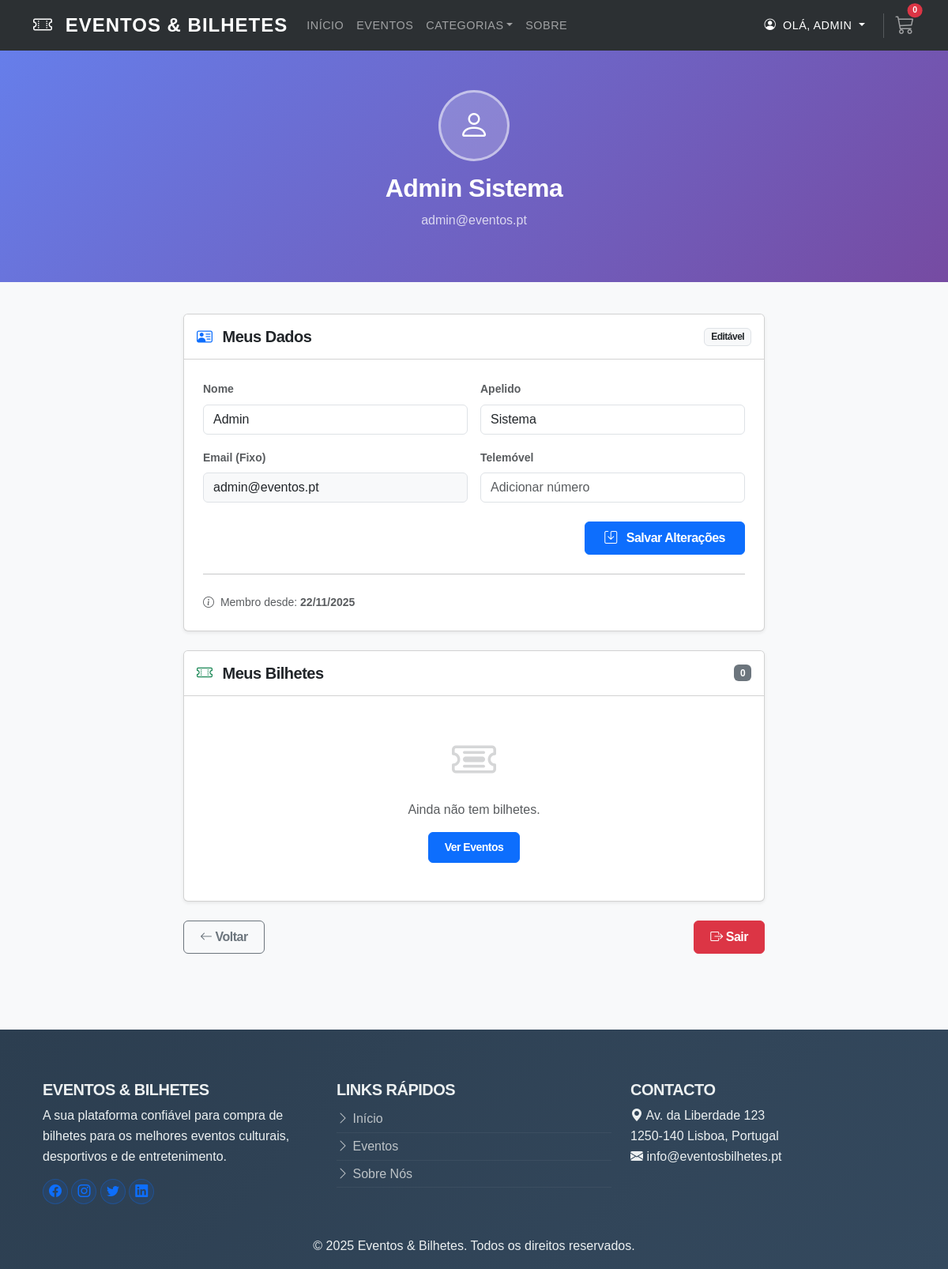
The page /php/profile.php (signed in) on the database its author committed.
### tables this page shows
CREATE TABLE `users` (
  `id` int(11) NOT NULL,
  `first_name` varchar(100) NOT NULL,
  `last_name` varchar(100) NOT NULL,
  `email` varchar(255) NOT NULL,
  `password_hash` varchar(255) NOT NULL,
  `phone` varchar(20) DEFAULT NULL,
  `user_type` enum('admin','client') DEFAULT 'client',
  `email_verified` tinyint(1) DEFAULT 0,
  `is_active` tinyint(1) DEFAULT 1,
  `created_at` timestamp NOT NULL DEFAULT current_timestamp(),
  `updated_at` timestamp NOT NULL DEFAULT current_timestamp() ON UPDATE current_timestamp()
);

### php/profile.php (the view, shortened to what this page needs)
<?php
$user_data = null;
$my_tickets = [];
try {
    $pdo = getDBConnection();
    $stmt = $pdo->prepare("SELECT first_name, last_name, email, phone, created_at FROM users WHERE id = ?");
    $stmt->execute([$_SESSION['user_id']]);
    $user_data = $stmt->fetch();
    $sqlTickets = "
        SELECT
            t.ticket_code, t.price,
            e.title as event_title, e.event_date, e.location, e.image_url
        FROM tickets t
        JOIN purchases p ON t.purchase_id = p.id
        JOIN events e ON t.event_id = e.id
        WHERE p.user_id = ?
        ORDER BY e.event_date DESC
    ";
    $stmtTickets = $pdo->prepare($sqlTickets);
    $stmtTickets->execute([$_SESSION['user_id']]);
    $my_tickets = $stmtTickets->fetchAll();
} catch (PDOException $e) {
    die("Erro ao carregar perfil: " . $e->getMessage());
}
?>
<!DOCTYPE html>
<html lang="pt-br">
<head>
    <link href="https://cdn.jsdelivr.net/npm/bootstrap@5.3.0/dist/css/bootstrap.min.css" rel="stylesheet">
    <link rel="stylesheet" href="https://cdn.jsdelivr.net/npm/bootstrap-icons@1.10.0/font/bootstrap-icons.css">
    <link rel="stylesheet" href="../index.css">
</head>
<body>
    <?php $root_path = '../'; include '../components/navbar.php'; ?>
    <div class="main-content">
        <div class="profile-header text-center">
            <div class="container">
                <div class="avatar-circle"><i class="bi bi-person"></i></div>
                <h2 class="fw-bold"><?= htmlspecialchars($user_data['first_name'] . ' ' . $user_data['last_name']) ?>
                </h2>
                <p class="opacity-75"><?= htmlspecialchars($user_data['email']) ?></p>
            </div>
        </div>
        <div class="container mb-5">
            <div class="row justify-content-center">
                <div class="col-lg-8">
                    <div class="card shadow-sm mb-4">
                        <div class="card-header bg-white py-3 d-flex justify-content-between align-items-center">
                            <h5 class="mb-0"><i class="bi bi-person-vcard text-primary me-2"></i> Meus Dados</h5>
                            <span class="badge bg-light text-dark border">Editável</span>
                        </div>
                        <div class="card-body p-4">
                            <form action="update_profile.php" method="POST">
                                <div class="row g-3">
                                    <div class="col-md-6">
                                        <label class="form-label text-muted small fw-bold">Nome</label>
                                        <input type="text" class="form-control" name="first_name"
                                            value="<?= htmlspecialchars($user_data['first_name']) ?>" required>
                                    </div>
                                    <div class="col-md-6">
                                        <label class="form-label text-muted small fw-bold">Apelido</label>
                                        <input type="text" class="form-control" name="last_name"
                                            value="<?= htmlspecialchars($user_data['last_name']) ?>" required>
                                    </div>
                                    <div class="col-md-6">
                                        <label class="form-label text-muted small fw-bold">Email (Fixo)</label>
                                        <input type="email" class="form-control bg-light"
                                            value="<?= htmlspecialchars($user_data['email']) ?>" readonly>
                                    </div>
                                    <div class="col-md-6">
                                        <label class="form-label text-muted small fw-bold">Telemóvel</label>
                                        <input type="text" class="form-control" name="phone"
                                            value="<?= htmlspecialchars($user_data['phone'] ?? '') ?>"
                                            placeholder="Adicionar número">
                                    </div>
                                    <div class="col-12 mt-4 text-end">
                                        <button type="submit" class="btn btn-primary fw-bold px-4"><i
                                                class="bi bi-save me-2"></i> Salvar Alterações</button>
                                    </div>
                                </div>
                            </form>
                            <hr class="my-4">
                            <p class="text-muted small mb-0"><i class="bi bi-info-circle me-1"></i> Membro desde:
                                <strong><?= date('d/m/Y', strtotime($user_data['created_at'])) ?></strong>
                            </p>
                        </div>
                    </div>
                    <div class="card shadow-sm mb-4">
                        <div class="card-header bg-white py-3 d-flex justify-content-between align-items-center">
                            <h5 class="mb-0"><i class="bi bi-ticket-perforated text-success me-2"></i> Meus Bilhetes
                            </h5>
                            <span class="badge bg-secondary"><?= count($my_tickets) ?></span>
                        </div>
                        <div class="card-body p-0">
                            <?php if (empty($my_tickets)): ?>
                            <div class="text-center py-5">
                                <i class="bi bi-ticket-detailed text-muted display-4 opacity-25"></i>
                                <p class="text-muted mt-3">Ainda não tem bilhetes.</p>
                                <a href="events.php" class="btn btn-primary btn-sm">Ver Eventos</a>
                            </div>
                            <?php endif; ?>
                        </div>
                    </div>
                    <div class="d-flex justify-content-between mb-5">
                        <a href="../index.php" class="btn btn-outline-secondary"><i class="bi bi-arrow-left"></i>
                            Voltar</a>
                        <a href="../index.php?logout=true" class="btn btn-danger"><i class="bi bi-box-arrow-right"></i>
                            Sair</a>
                    </div>
                </div>
            </div>
        </div>
    </div>
    <?php include '../components/footer.php'; ?>
</body>
</html>

### index.css (style rules this page uses)
body { font-family: "Montserrat", sans-serif; line-height: 1.6; color: #4a5568; min-height: 100vh; display: flex; flex-direction: column; }
h1, h2, h3, h4, h5, h6, .navbar-brand, .btn, .card-title, .badge { font-family: "Montserrat", sans-serif; letter-spacing: -0.5px; font-weight: 700; }
.btn { padding: 8px 20px; border-radius: 6px; }

### php/profile.php (style rules this page uses)
body { background-color: #f8f9fa; display: flex; flex-direction: column; min-height: 100vh; }
.profile-header { background: linear-gradient(135deg, #667eea 0%, #764ba2 100%); color: white; padding: 50px 0; margin-bottom: 40px; }
.avatar-circle { width: 90px; height: 90px; background-color: rgba(255, 255, 255, 0.2); border-radius: 50%; display: flex; align-items: center; justify-content: center; font-size: 2.5rem; margin: 0 auto 15px; border: 3px solid rgba(255, 255, 255, 0.5); }
.main-content { flex: 1; }

### rows shown on the page
users: first_name+last_name "Admin Sistema", email "admin@eventos.pt", first_name "Admin", last_name "Sistema", created_at "22/11/2025"

### other values the page prints
$_SESSION['user_name'] "ADMIN"
count($my_tickets) "0"
